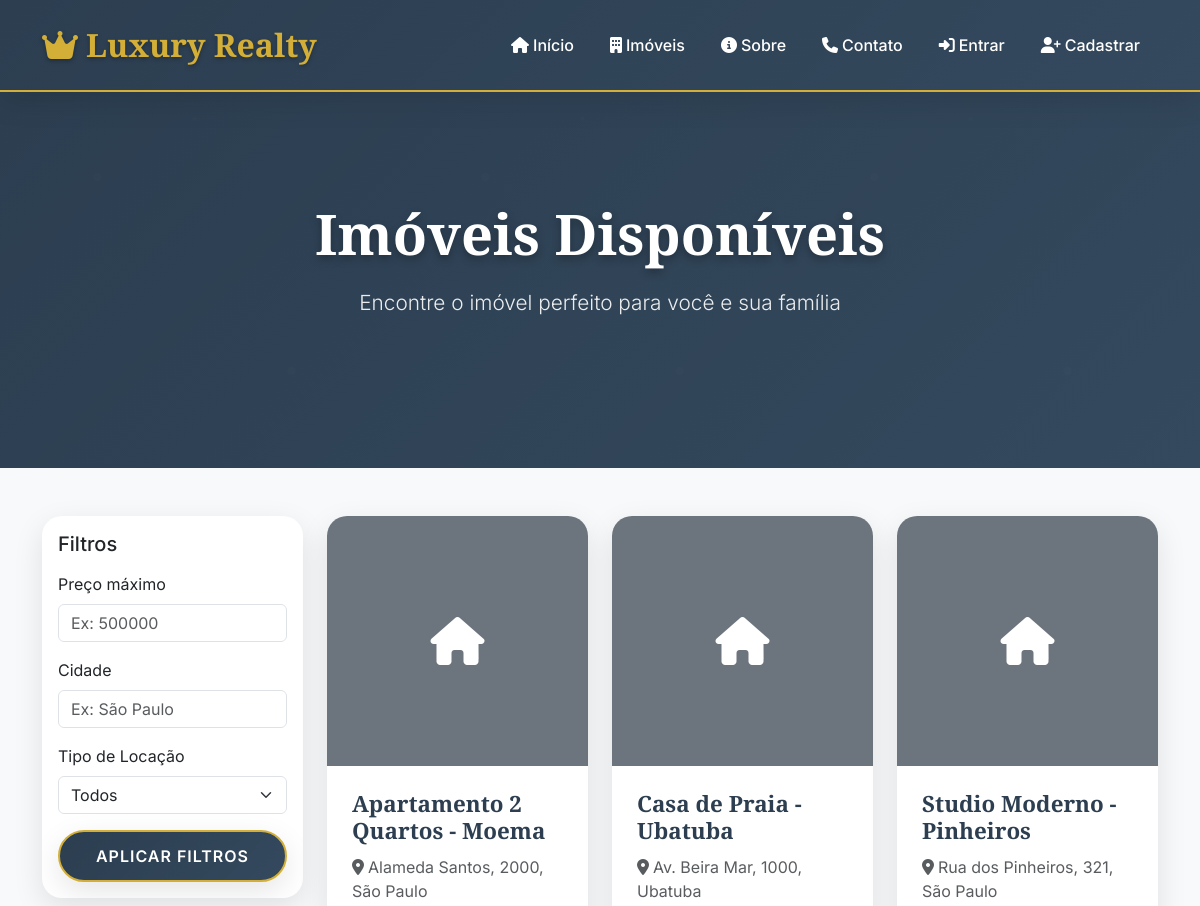
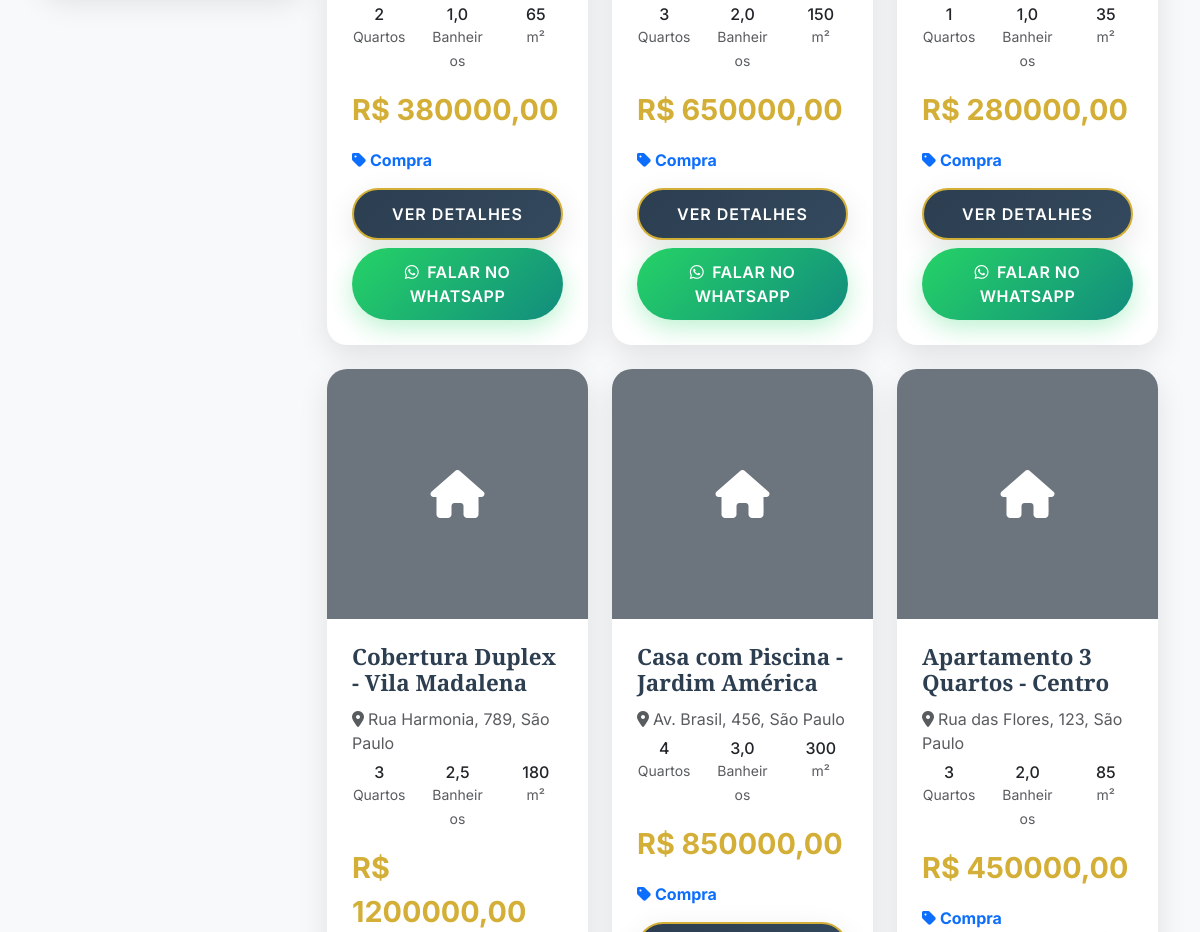
The page /imoveis/ (upper part) on the database as committed earlier (2 pictures, top to bottom).
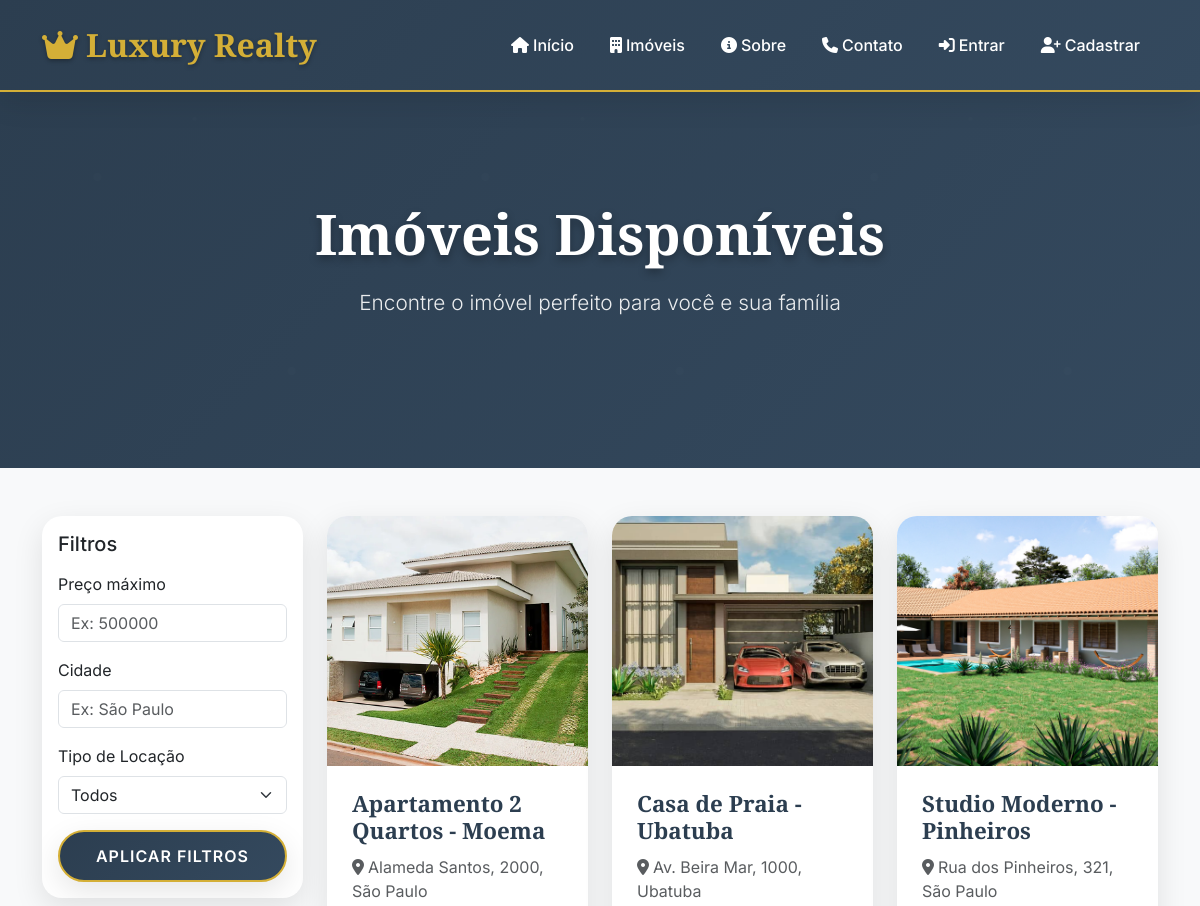
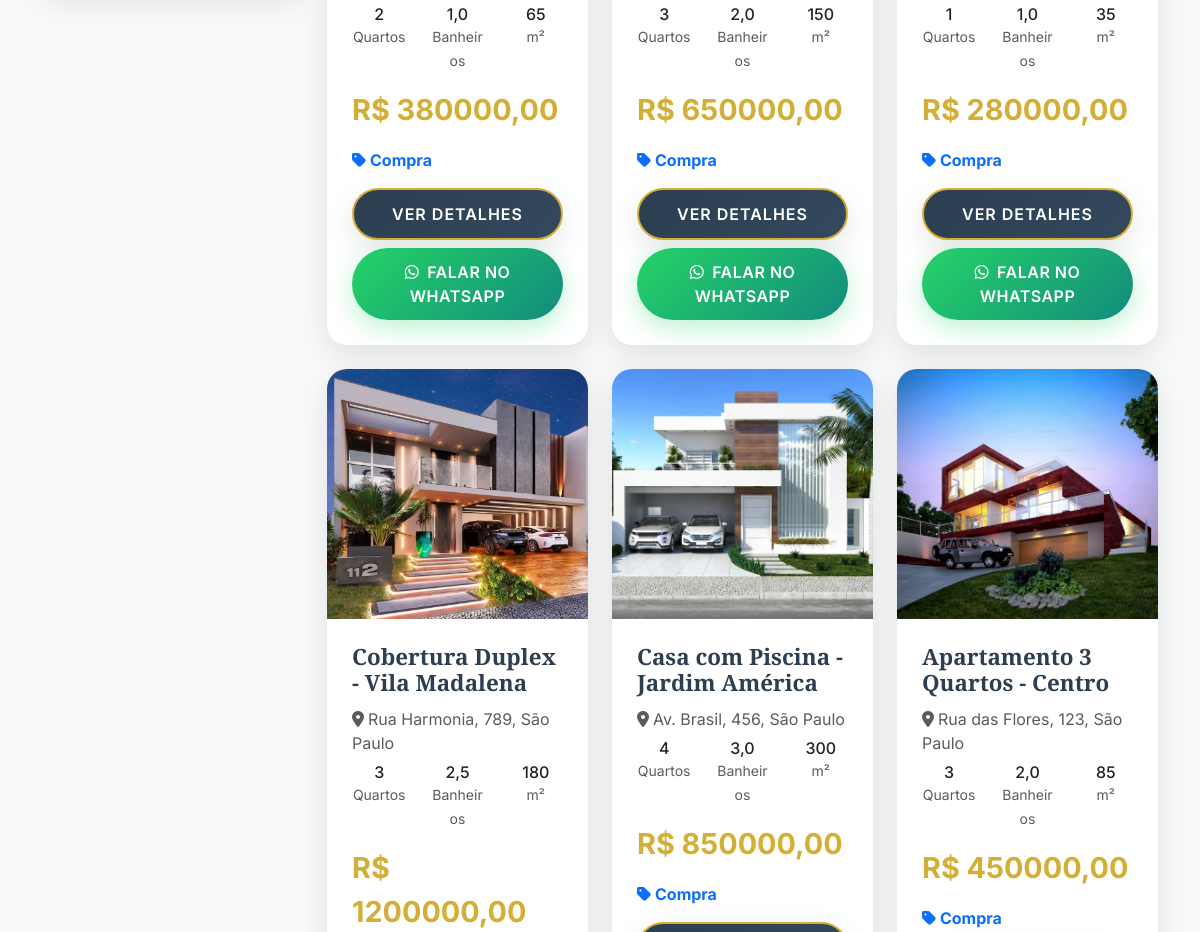
The same page on the database as committed later (2 pictures, top to bottom).
### imoveis/models.py (models this page shows, shortened)
class Property(models.Model):
    title = models.CharField(max_length=200, verbose_name="Título")
    description = models.TextField(verbose_name="Descrição")
    price = models.DecimalField(max_digits=10, decimal_places=2, verbose_name="Preço")
    address = models.CharField(max_length=300, verbose_name="Endereço")
    city = models.CharField(max_length=100, verbose_name="Cidade")
    state = models.CharField(max_length=100, verbose_name="Estado")
    zip_code = models.CharField(max_length=20, verbose_name="CEP")
    bedrooms = models.IntegerField(verbose_name="Quartos")
    bathrooms = models.DecimalField(max_digits=3, decimal_places=1, verbose_name="Banheiros")
    area = models.IntegerField(verbose_name="Área (m²)")
    image = models.ImageField(upload_to='properties/', blank=True, null=True, verbose_name="Imagem")
    whatsapp_number = models.CharField(max_length=20, blank=True, null=True, verbose_name="WhatsApp", help_text="Número do WhatsApp (ex: 5511999999999)")
    rental_type = models.CharField(max_length=20, choices=[('compra', 'Compra'), ('aluguel', 'Aluguel')], default='compra', verbose_name="Tipo de Locação")
    is_available = models.BooleanField(default=True, verbose_name="Disponível")
    created_at = models.DateTimeField(auto_now_add=True, verbose_name="Criado em")
    updated_at = models.DateTimeField(auto_now=True, verbose_name="Atualizado em")
    def get_whatsapp_link(self):
        if self.whatsapp_number:
            number = ''.join(filter(str.isdigit, self.whatsapp_number))
            message = f"Olá! Tenho interesse no imóvel: {self.title} - R$ {self.price:,.2f}. Podemos conversar?"
            encoded_message = message.replace(' ', '%20').replace('\n', '%0A')
            return f"https://wa.me/{number}?text={encoded_message}"
        return None
    class Meta:
        verbose_name = "Imóvel"
        verbose_name_plural = "Imóveis"
        ordering = ['-created_at']

### imoveis/views.py (the view)
# urls.py: path('imoveis/', views.property_list, name='property_list'),
def property_list(request):
    properties = Property.objects.filter(is_available=True)
    price_max = request.GET.get('price')
    if price_max:
        try:
            properties = properties.filter(price__lte=float(price_max))
        except ValueError:
            pass
    city = request.GET.get('city')
    if city:
        properties = properties.filter(city__icontains=city)
    rental_type = request.GET.get('rental_type')
    if rental_type in ['compra', 'aluguel']:
        properties = properties.filter(rental_type=rental_type)
    properties = properties.order_by('-created_at')
    return render(request, 'imoveis/property_list.html', {'properties': properties})

### templates/imoveis/property_list.html (shortened to what the changed rows need)
{% extends 'imoveis/base.html' %}
{% block content %}
<section class="hero-luxury">
    <div class="container text-center">
        <h1 class="hero-title">Imóveis Disponíveis</h1>
    </div>
</section>
<section class="container my-5">
    <div class="row">
        <div class="col-lg-9">
            <div class="row">
                {% for property in properties %}
                <div class="col-lg-4 col-md-6 mb-4">
                    <div class="card card-luxury h-100">
                        {% if property.image %}
                        <img src="{{ property.image.url }}" class="card-img-top" alt="{{ property.title }}">
                        {% else %}
                        <div class="card-img-top bg-secondary d-flex align-items-center justify-content-center" style="height: 250px;">
                            <i class="fas fa-home fa-3x text-white"></i>
                        </div>
                        {% endif %}
                        <div class="card-body">
                            <h5 class="card-title">{{ property.title }}</h5>
                            <p class="card-text text-muted mb-2">
                                <i class="fas fa-map-marker-alt me-1"></i>{{ property.address }}, {{ property.city }}
                            </p>
                            <div class="row text-center mb-3">
                                <div class="col-4">
                                    <div class="text-center">
                                        <h6 class="mb-0">{{ property.bedrooms }}</h6>
                                        <small class="text-muted">Quartos</small>
                                    </div>
                                </div>
                                <div class="col-4">
                                    <div class="text-center">
                                        <h6 class="mb-0">{{ property.bathrooms }}</h6>
                                        <small class="text-muted">Banheiros</small>
                                    </div>
                                </div>
                                <div class="col-4">
                                    <div class="text-center">
                                        <h6 class="mb-0">{{ property.area }}</h6>
                                        <small class="text-muted">m²</small>
                                    </div>
                                </div>
                            </div>
                            <p class="price-luxury mb-3">R$ {{ property.price|floatformat:2 }}</p>
                            <p class="text-primary fw-bold mb-3">
                                <i class="fas fa-tag me-1"></i>{{ property.get_rental_type_display }}
                            </p>
                            <div class="d-grid gap-2">
                                <a href="{% url 'property_detail' property.pk %}" class="btn btn-luxury">Ver Detalhes</a>
                                {% if property.whatsapp_number and property.get_whatsapp_link %}
                                <a href="{{ property.get_whatsapp_link }}" target="_blank" class="btn btn-whatsapp-luxury">
                                    <i class="fab fa-whatsapp me-2"></i>Falar no WhatsApp
                                </a>
                                {% endif %}
                            </div>
                        </div>
                    </div>
                </div>
                {% endfor %}
            </div>
        </div>
    </div>
</section>
{% endblock %}

Rows that differ between the two databases and show on the page:
changed Property "Apartamento 2 Quartos - Moema": image: picture added; image empty → "properties/casa8.webp" (drawn)
changed Property "Casa de Praia - Ubatuba": image: picture added; image empty → "properties/casa7.jpg" (drawn)
changed Property "Studio Moderno - Pinheiros": image: picture added; image empty → "properties/casa6.jpg" (drawn)
changed Property "Cobertura Duplex - Vila Madalena": image: picture added; image empty → "properties/casa5.webp" (drawn)
changed Property "Casa com Piscina - Jardim América": image: picture added; image empty → "properties/casa4.jpg" (drawn)
changed Property "Apartamento 3 Quartos - Centro": image: picture added; image empty → "properties/casa3.jpeg" (drawn)
